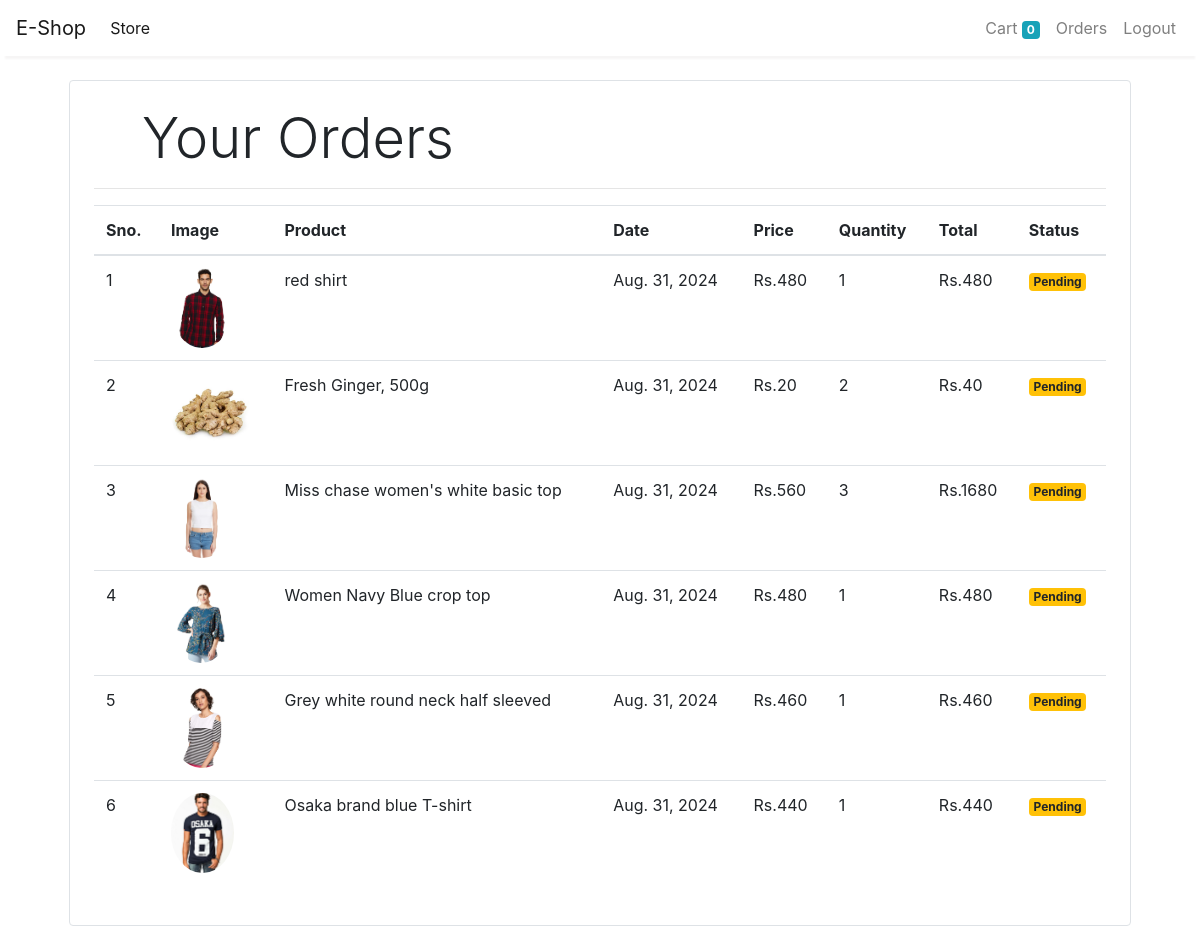
Page /orders (signed in) on the earlier database version.
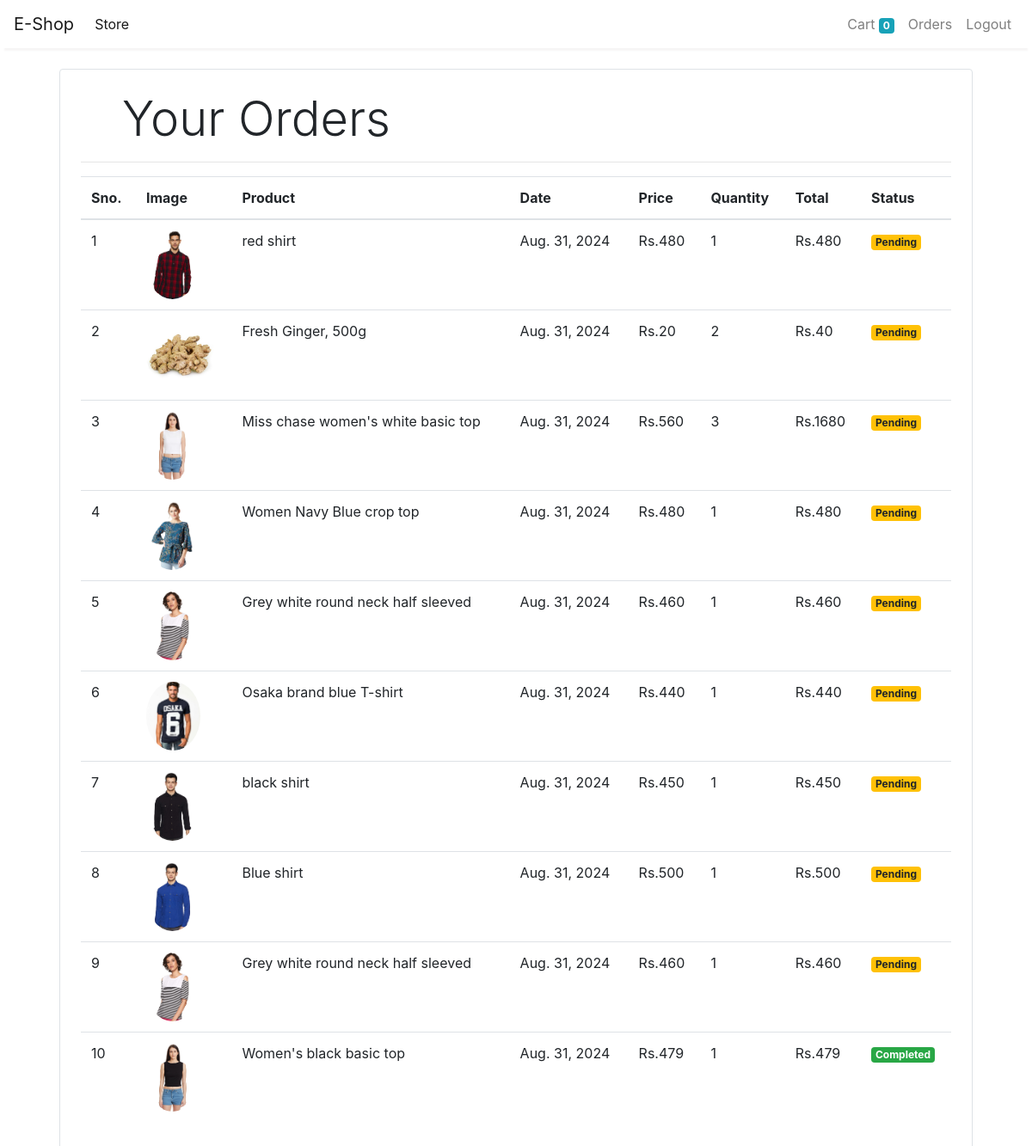
Same page on the later database version.
### store/models/orders.py (models this page shows, shortened)
class Order(models.Model):
    product = models.ForeignKey(Product, on_delete=models.CASCADE)
    customer = models.ForeignKey(Customer,on_delete=models.CASCADE)
    quantity = models.IntegerField(default=1)
    price = models.IntegerField()
    address = models.CharField(max_length=50, default='', blank=True)
    phone = models.CharField(max_length=50, default='', blank=True)
    date = models.DateField(default=datetime.datetime.today)
    status = models.BooleanField(default=False)
    @staticmethod
    def get_orders_by_customer(customer_id):
        return Order.objects.filter(customer = customer_id).order_by('-date')  # minus as followed by date to order the products by their date in decreasing order means recent item added should be shown at first like that

### store/models/product.py (models this page shows, shortened)
class Product(models.Model): #now Product is the subclass of Model \
    name = models.CharField(max_length=50)
    price = models.IntegerField(default=0)
    category = models.ForeignKey(Category,on_delete=models.CASCADE,default=1)  #kisi bhi product fucntion delete karte ho to saarey delete ho jaenge different different category se wo specific product ondelte=
    description = models.CharField(max_length=200,default=' ')
    image=models.ImageField(upload_to='uploads/products/') #where to save image if uploaded

### store/middlewares/auth.py (the view)
    def middleware(request):
        print(request.session.get('customer')) #shows None if not login
        returnUrl = request.META['PATH_INFO']
        print(request.META['PATH_INFO'])
        if not request.session.get('customer'): # if customer found means you are logged in
            return redirect(f'login?return_url={returnUrl}')  #important to return then only login page will be shown on going order tab without any user logged in it
        response = get_response(request)
        return response

### store/templatetags/custom_filter.py (called while the page is built)
@register.filter(name='currency')  #when we use in template then it is called in the below fucntion according matching name this is is use of decrator
def currency(number):   #cart is the dictionary having key values defiend home.html
    return "Rs."+str(number)

@register.filter(name='multiply')  #when we use in template then it is called in the below fucntion according matching name this is is use of decrator
def multiply(number,number1):   #cart is the dictionary having key values defiend home.html
    return number*number1

### store/views/orders.py (called while the page is built)
    def get(self,request):
        customer = request.session.get('customer')
        orders = Order.get_orders_by_customer(customer)
        print(orders)
        return render(request,'orders.html',{'orders':orders}) #important to pass this orders object so that can be used in zinga template orders.html

### store/templates/orders.html
{% extends 'base.html' %}
{% block content %}
{% load cart %}
{% load custom_filter %}
<div class="container">
   <div class="border rounded p-4 m-4">
        <p class="display-4 pl-4 ml-4">Your Orders</p>
        <hr>
        <table class="table">
            <thead>
                <tr>
                    <th>Sno.</th>
                    <th>Image</th>
                    <th>Product</th>
                    <th>Date</th>
                    <th>Price</th>
                    <th>Quantity</th>
                    <th>Total</th>
                    <th>Status</th>
                </tr>
            </thead>
            <tbody>
                {% for order in orders %}
                <tr>
                    <td>{{forloop.counter}}</td>
                    <td><img style="height: 80px;" class="rounded-circle" src="{{order.product.image.url}}" alt=""></td>
                    <td>{{order.product.name}}</td>
                    <td>{{order.date}}</td>
                    <td>{{order.price|currency}}</td>
                    <td>{{order.quantity}}</td>
                    <td>{{order.quantity|multiply:order.price|currency}}</td>
                    {% if order.status %}
                    <td><small class="badge badge-success">Completed</small></td>
                    {%else%}
                    <td><small class="badge badge-warning">Pending</small></td>
                    {% endif %}
                </tr>
                {% endfor %}
            </tbody>
        </table>
   </div>
</div>
{% endblock %}

### store/templates/base.html (shortened to what this page needs)
<!doctype html>
<html lang="en">
<head>
  <link rel="stylesheet" href="https://maxcdn.bootstrapcdn.com/bootstrap/4.0.0/css/bootstrap.min.css"
>
</head>
<body>
  <nav class="one-edge-shadow
  sticky-top navbar
  navbar-expand-lg
   navbar-light bg-white">
    <a class="navbar-brand" href="/">E-Shop</a>
    <div class="collapse navbar-collapse" id="navbarSupportedContent">
      <ul class="navbar-nav mr-auto">
        <li class="nav-item active">
          <a class="nav-link" href="/store">Store <span class="sr-only">(current)</span></a>
        </li>
      </ul>
      <ul class=" navbar-nav my-2 my-lg-0">
        <li class="nav-item ">
          <a class="nav-link" href="/cart">Cart
            <span class="badge badge-info">{{request.session.cart.keys|length}}</span>
            <span class="sr-only">(current)</span></a>
        </li>
        {% if request.session.customer %}
        <li class="nav-item ">
          <a class="nav-link" href="/orders">Orders<span class="sr-only">(current)</span></a>
        </li>
        <li class="nav-item ">
          <a class="nav-link" href="/logout">Logout<span class="sr-only">(current)</span></a>
        </li>
        {% endif %}
      </ul>
    </div>
  </nav>
    {% block content %}{% endblock %}
</body>
</html>

### store/templates/base.html (style rules this page uses)
nav { background-color: white; }
.one-edge-shadow { box-shadow: 0 8px 2px -5px rgb(246, 245, 245); }

Differences in the rows shown:
added Order: product.image (picture), product.name "black shirt", date "Aug. 31, 2024", price "Rs.450", quantity "1", quantity|multiply "Rs.450", status "Pending"
added Order: product.image (picture), product.name "Blue shirt", date "Aug. 31, 2024", price "Rs.500", quantity "1", quantity|multiply "Rs.500", status "Pending"
added Order: product.image (picture), product.name "Grey white round neck half sleeved", date "Aug. 31, 2024", price "Rs.460", quantity "1", quantity|multiply "Rs.460", status "Pending"
added Order: product.image (picture), product.name "Women's black basic top", date "Aug. 31, 2024", price "Rs.479", quantity "1", quantity|multiply "Rs.479", status "Completed"
